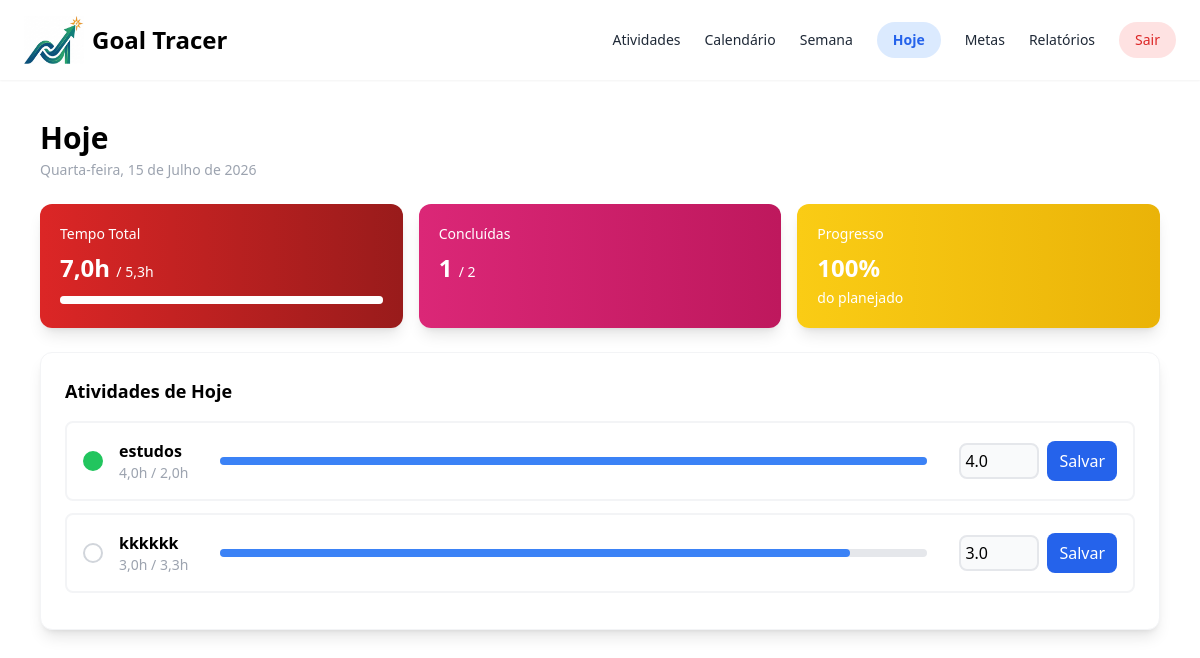
Page /hoje/ (signed in) on the committed database.
### home/models.py (models this page shows, shortened)
class Atividade(models.Model):
    nome = models.CharField(max_length=200) # unique=True evita nomes duplicados
    usuario = models.ForeignKey(User, on_delete=models.CASCADE, related_name="atividades")
    class Meta:
        unique_together = ('nome', 'usuario')  # nome pode repetir ENTRE usuários, mas nao pro MESMO usuario

class AtividadeDoDia(models.Model):
    DIAS_CHOICES = [
        ("Segunda", "Segunda"),
        ("Terça", "Terça"),
        ("Quarta", "Quarta"),
        ("Quinta", "Quinta"),
        ("Sexta", "Sexta"),
        ("Sábado", "Sábado"),
        ("Domingo", "Domingo"),
    ]
    semana = models.BigIntegerField(default=1)
    dia_semana = models.CharField(max_length=20, choices=DIAS_CHOICES)
    atividade = models.ForeignKey(Atividade, on_delete=models.CASCADE, related_name="vinculos_dias")
    horas_feitas = models.FloatField(default=0.0)
    class Meta:
        unique_together = ('dia_semana', 'atividade')

### home/views.py (the view)
# urls.py: path('hoje/', views.hoje, name='hoje'),
@login_required
def hoje(request):
    hoje_data = timezone.localdate()
    dia_semana_hoje = DIAS[hoje_data.weekday()]
    vinculos_hoje = AtividadeDoDia.objects.filter(dia_semana=dia_semana_hoje).select_related('atividade')
    atividades_hoje = []
    soma_horas_feitas = 0.0
    soma_metas_diarias = 0.0
    total_concluidas = 0
    for vinculo in vinculos_hoje:
        dias_cadastrados = AtividadeDoDia.objects.filter(atividade=vinculo.atividade).count()
        meta = Meta.objects.filter(atividade=vinculo.atividade).first()
        if meta and dias_cadastrados > 0:
            meta_diaria = meta.meta_horas / dias_cadastrados
        else:
            meta_diaria = 0.0
        if meta_diaria == 0:
            percentual = 0
        else:
            percentual = min(int((vinculo.horas_feitas / meta_diaria) * 100), 100)
        concluida = percentual >= 100
        if concluida:
            total_concluidas += 1
        soma_horas_feitas += vinculo.horas_feitas
        soma_metas_diarias += meta_diaria
        atividades_hoje.append({
            "id": vinculo.id,
            "nome": vinculo.atividade.nome,
            "horas_feitas": vinculo.horas_feitas,
            "meta_diaria": round(meta_diaria, 1),
            "percentual": percentual,
            "concluida": concluida,
        })
    if soma_metas_diarias == 0:
        progresso_geral = 0
    else:
        progresso_geral = min(int((soma_horas_feitas / soma_metas_diarias) * 100), 100)
    context = {
        "data_formatada": data_formatada(),
        "atividades_hoje": atividades_hoje,
        "soma_horas_feitas": round(soma_horas_feitas, 1),
        "soma_metas_diarias": round(soma_metas_diarias, 1),
        "total_concluidas": total_concluidas,
        "total_atividades_hoje": len(atividades_hoje),
        "progresso_geral": progresso_geral,
    }
    return render(request, "home/hoje.html", context)

### home/views.py (called while the page is built)
def data_formatada():
    hoje_data = timezone.localdate()
    dia_semana_hoje = DIAS[hoje_data.weekday()]
    dias_extenso = {
        "Segunda": "Segunda-feira",
        "Terça": "Terça-feira",
        "Quarta": "Quarta-feira",
        "Quinta": "Quinta-feira",
        "Sexta": "Sexta-feira",
        "Sábado": "Sábado",
        "Domingo": "Domingo",
    }
    meses = ["", "Janeiro", "Fevereiro", "Março", "Abril", "Maio", "Junho",
             "Julho", "Agosto", "Setembro", "Outubro", "Novembro", "Dezembro"]
    data_formatada = f"{dias_extenso[dia_semana_hoje]}, {hoje_data.day} de {meses[hoje_data.month]} de {hoje_data.year}"
    return data_formatada

### templates/home/hoje.html (shortened to what this page needs)
<!DOCTYPE html>
<html lang="pt-BR">
<head>
	<script src="https://cdn.tailwindcss.com"></script>
	{% load static %}
</head>
<body>
	{% load l10n %}
	<nav class="bg-white-600 flex shadow-sm px-6 py-4 justify-between">
		<div class="flex">
			{% load static %}
			<img src="{% static 'img/small-logo.png' %}" alt="Logo" class="w-[60px] h-auto">
			<h1 class="text-2xl font-bold p-2">Goal Tracer</h1>
		</div>
            <div class="flex items-center gap-6 text-gray-500 text-sm">
                <a href="{% url 'atividades' %}" class="text-gray-800">Atividades</a>
                <a href="{% url 'calendario' %}" class="text-gray-800">Calendário</a>
                <a href="{% url 'index' %}" class="text-gray-800">Semana</a>
                <a href="{% url 'hoje' %}" class="bg-blue-100 text-blue-600 px-4 py-2 rounded-full font-bold">Hoje</a>
                <a href="{% url 'metas' %}" class="text-gray-800">Metas</a>
                <a href="{% url 'relatorios' %}" class="text-gray-800">Relatórios</a>
				<form method="post" action="{% url 'logout' %}" onsubmit="return confirm('Tem certeza que deseja sair?');">
                    <button type="submit" class="bg-red-100 text-red-600 px-4 py-2 rounded-full text-gray-800">Sair</button>
                </form>
            </div>
	</nav>
	<div class="p-10">
		<h2 class="text-3xl font-bold">Hoje</h2>
		<p class="text-gray-400 text-sm mt-1">{{ data_formatada }}</p>
		<div class="grid grid-cols-3 gap-4 mt-6">
			<div class="bg-gradient-to-r from-red-600 to-red-800 shadow-lg text-white rounded-xl p-5">
				<p class="text-sm">Tempo Total</p>
				<p class="text-2xl font-bold mt-2">{{ soma_horas_feitas }}h <span class="text-sm font-normal">/ {{ soma_metas_diarias }}h</span></p>
				<div class="w-full bg-white/30 h-2 rounded-full mt-3">
					<div class="bg-white h-2 rounded-full w-[{{ progresso_geral }}%]"></div>
				</div>
			</div>
			<div class="bg-gradient-to-r from-pink-600 to-pink-700 shadow-lg text-white rounded-xl p-5">
				<p class="text-sm">Concluídas</p>
				<p class="text-2xl font-bold mt-2">{{ total_concluidas }} <span class="text-sm font-normal">/ {{ total_atividades_hoje }}</span></p>
			</div>
			<div class="bg-gradient-to-r from-yellow-400 to-yellow-500 shadow-lg text-white rounded-xl p-5">
				<p class="text-sm">Progresso</p>
				<p class="text-2xl font-bold mt-2">{{ progresso_geral }}%</p>
				<p class="text-sm mt-1">do planejado</p>
			</div>
		</div>
		<div class="bg-white rounded-xl border border-gray-100 shadow-lg mt-6 p-6">
			<h3 class="font-semibold text-lg mb-4">Atividades de Hoje</h3>
			{% for atividade in atividades_hoje %}
				<div class="flex items-center gap-4 border-2 border-gray-100 rounded-lg p-4 mb-3" id="linha_atividade_{{ atividade.id }}">
					<div class="w-5 h-5 rounded-full border-2 {% if atividade.concluida %}bg-green-500 border-green-500{% else %}border-gray-300{% endif %}"></div>
					<div>
						<p class="font-semibold">{{ atividade.nome }}</p>
						<p class="text-gray-400 text-sm">{{ atividade.horas_feitas }}h / {{ atividade.meta_diaria }}h</p>
					</div>
					<div class="flex-1 mx-4">
						<div class="w-full bg-gray-200 h-2 rounded-full">
							<div class="bg-blue-500 h-2 rounded-full w-[{{ atividade.percentual }}%]"></div>
						</div>
					</div>
					<form method="post" action="{% url 'atualizar_horas_hoje' %}" class="flex items-center gap-2">
						<input type="number" name="horas_feitas" value="{{ atividade.horas_feitas|unlocalize }}" min="0" max="24" step="0.5" class="border-2 rounded-lg bg-gray-50 p-1 w-20">
						<button type="submit" class="bg-blue-600 text-white rounded-lg px-3 py-2 hover:scale-110 duration-200 ease-in-out">
							Salvar
						</button>
					</form>
				</div>
			{% empty %}
				<p class="text-gray-500">Nenhuma atividade planejada para hoje.</p>
			{% endfor %}
		</div>
	</div>
</body>
</html>

### rows in the picture
Atividade: nome "estudos"
AtividadeDoDia: horas_feitas "4,0", horas_feitas "4.0"
Atividade: nome "kkkkkk"
AtividadeDoDia: horas_feitas "3,0", horas_feitas "3.0"

### other values in the picture
{{ data_formatada }} "Quarta-feira, 15 de Julho de 2026"
{{ soma_horas_feitas }} "7,0"
{{ soma_metas_diarias }} "5,3"
{{ total_concluidas }} "1"
{{ total_atividades_hoje }} "2"
{{ progresso_geral }} "100"
{{ atividade.meta_diaria }} "2,0" "3,3"
